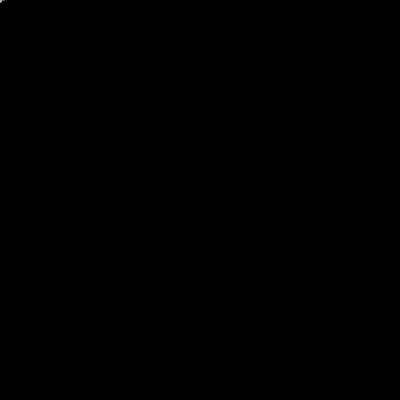
Frame 1 (no input)
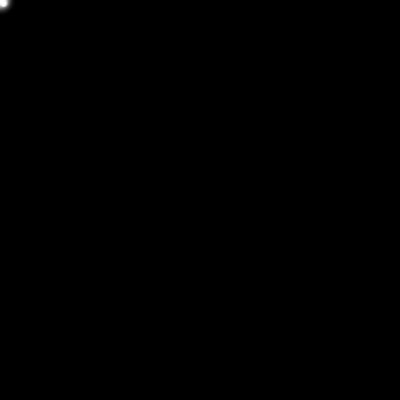
Frame 60 (the mouse pressed at the canvas centre just before this capture)
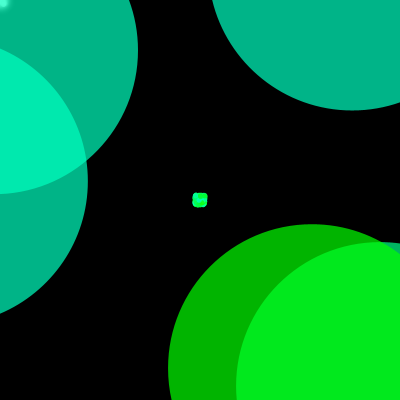
Frame 120 (the mouse held since frame 60 and released just before this capture)

The Processing sketch that drew these frames (run headless with seeded random() and noise(); from frame 60 on, the mouse is pressed at the canvas centre):

// Processing sketch: Ex_1_mouseinteraction_1
// ── Ex_1_mouseinteraction_1.pde
/**
 * マウスの移動に合わせてきらめきを生成。更にマウスの押下で色を変える
 */
void setup() {
    size(400, 400);
    background(0);
    noStroke();
    colorMode(HSB);
}

void draw() {
    // マウスを押してない場合だけキャンパスをぼかす
    filter(BLUR, mousePressed ? 0 : 1);
    translate(mouseX, mouseY);
    // このフレームにおけるマウスの移動距離を計算
    float size = 5 + dist(pmouseX, pmouseY, mouseX, mouseY);
    // きらめきを生成
    for (int i = 0; i < 5; i++) {
        if (mousePressed) {
            fill(100 + random(-20, 20), 255, 255, 180);
        } else {
            fill(255, 180);
        }
        ellipse(size * random(-1, 1), size * random(-1, 1), size, size);
    }
}
